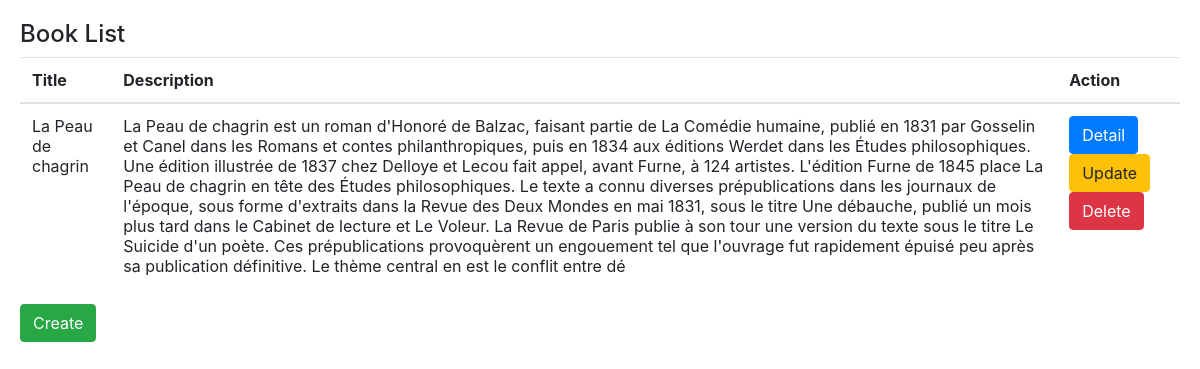
The page /book-list/ on the database its author committed.
### myapp/models.py (models this page shows)
class Book(models.Model):
    title = models.CharField(db_column='title', max_length=100, blank=False)
    description = models.TextField(db_column='description', max_length=1000, blank=False)
    author = models.CharField(db_column='author', max_length=100, blank=False)
    year = models.IntegerField(db_column='year',blank=False, default=2000)

### myapp/views.py (the view)
# urls.py: path('book-list/', BookListView.as_view(), name='book-list'),
class BookListView(ListView):
    model = Book
    template_name = 'book_list.html'

### templates/book_list.html
{% extends "base.html" %}
{% block content %}
<div class="card-body">
    <h4>Book List</h4>
    <table class="table">
        <thead>
            <tr>
                <th scope="col">Title</th>
                <th scope="col">Description</th>
                <th scope="col">Action</th>
            </tr>
        </thead>
        <tbody>
            {% for book in object_list %}
            <tr>
                <td>{{ book.title }}</td>
                <td>{{ book.description }}</td>
                <td><a type="button" class="btn btn-primary" href="/book-detail/{{ book.id }}">Detail</a>
                    <a type="button" class="btn btn-warning" href="/book-update/{{ book.id }}">Update</a>
                    <a type="button" class="btn btn-danger" href="/book-delete/{{ book.id }}">Delete</a>
                </td>
            </tr>
            {% endfor %}
        </tbody>
    </table>
    <a type="button" class="btn btn-success" href="{%url 'book-create' %}">Create</a>
</div>
{% endblock %}

### rows shown on the page
Book: title "La Peau de chagrin", description "La Peau de chagrin est un roman d'Honoré de Balzac, faisant partie de La Comédie humaine, publié en 1831 par Gosselin et Canel dans les Romans et contes philanthropiques, puis en 1834 aux éditions Werdet dans les Études philosophiques. Une édition illustrée de 1837 chez Delloye et Lecou fait appel, avant Furne, à 124 artistes. L'édition Furne de 1845 place La Peau de chagrin en tête des Études philosophiques. Le texte a connu diverses prépublications dans les journaux de l'époque, sous forme d'extraits dans la Revue des Deux Mondes en mai 1831, sous le titre Une débauche, publié un mois plus tard dans le Cabinet de lecture et Le Voleur. La Revue de Paris publie à son tour une version du…"
